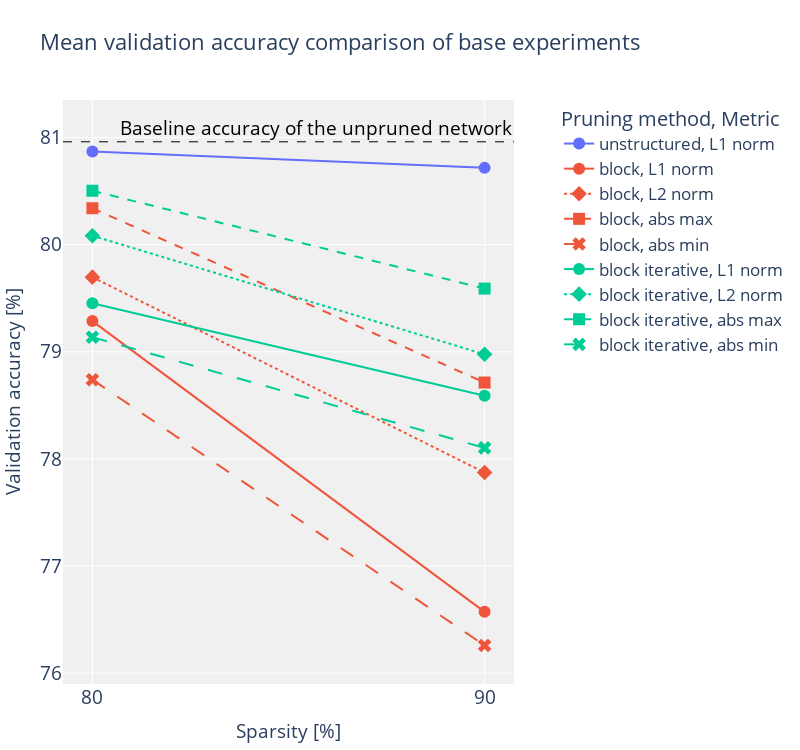

Source (notebook cell):
### Code cell
create_plot(df, 'Mean validation accuracy comparison of base experiments').show()

### Figure 1 — Plotly figure (JSON) as saved in the notebook; plotly's stock layout.template omitted (floating-point values rounded to 4 significant figures)
{"data": [{"hovertemplate": "pruning_method=unstructured<br>metric=L1 norm<br>Sparsity [%]=%{x}<br>Validation accuracy [%]=%{y}<extra></extra>", "legendgroup": "unstructured, L1 norm", "line": {"color": "#636efa", "dash": "solid"}, "marker": {"size": 12, "symbol": "circle"}, "mode": "lines+markers", "name": "unstructured, L1 norm", "orientation": "v", "showlegend": true, "type": "scatter", "x": [80, 90], "xaxis": "x", "y": [80.87, 80.72], "yaxis": "y"}, {"hovertemplate": "pruning_method=block<br>metric=L1 norm<br>Sparsity [%]=%{x}<br>Validation accuracy [%]=%{y}<extra></extra>", "legendgroup": "block, L1 norm", "line": {"color": "#EF553B", "dash": "solid"}, "marker": {"size": 12, "symbol": "circle"}, "mode": "lines+markers", "name": "block, L1 norm", "orientation": "v", "showlegend": true, "type": "scatter", "x": [80, 90], "xaxis": "x", "y": [79.29, 76.57], "yaxis": "y"}, {"hovertemplate": "pruning_method=block<br>metric=L2 norm<br>Sparsity [%]=%{x}<br>Validation accuracy [%]=%{y}<extra></extra>", "legendgroup": "block, L2 norm", "line": {"color": "#EF553B", "dash": "dot"}, "marker": {"size": 12, "symbol": "diamond"}, "mode": "lines+markers", "name": "block, L2 norm", "orientation": "v", "showlegend": true, "type": "scatter", "x": [80, 90], "xaxis": "x", "y": [79.7, 77.87], "yaxis": "y"}, {"hovertemplate": "pruning_method=block<br>metric=abs max<br>Sparsity [%]=%{x}<br>Validation accuracy [%]=%{y}<extra></extra>", "legendgroup": "block, abs max", "line": {"color": "#EF553B", "dash": "dash"}, "marker": {"size": 12, "symbol": "square"}, "mode": "lines+markers", "name": "block, abs max", "orientation": "v", "showlegend": true, "type": "scatter", "x": [80, 90], "xaxis": "x", "y": [80.34, 78.71], "yaxis": "y"}, {"hovertemplate": "pruning_method=block<br>metric=abs min<br>Sparsity [%]=%{x}<br>Validation accuracy [%]=%{y}<extra></extra>", "legendgroup": "block, abs min", "line": {"color": "#EF553B", "dash": "longdash"}, "marker": {"size": 12, "symbol": "x"}, "mode": "lines+markers", "name": "block, abs min", "orientation": "v", "showlegend": true, "type": "scatter", "x": [80, 90], "xaxis": "x", "y": [78.74, 76.26], "yaxis": "y"}, {"hovertemplate": "pruning_method=block iterative<br>metric=L1 norm<br>Sparsity [%]=%{x}<br>Validation accuracy [%]=%{y}<extra></extra>", "legendgroup": "block iterative, L1 norm", "line": {"color": "#00cc96", "dash": "solid"}, "marker": {"size": 12, "symbol": "circle"}, "mode": "lines+markers", "name": "block iterative, L1 norm", "orientation": "v", "showlegend": true, "type": "scatter", "x": [80, 90], "xaxis": "x", "y": [79.45, 78.59], "yaxis": "y"}, {"hovertemplate": "pruning_method=block iterative<br>metric=L2 norm<br>Sparsity [%]=%{x}<br>Validation accuracy [%]=%{y}<extra></extra>", "legendgroup": "block iterative, L2 norm", "line": {"color": "#00cc96", "dash": "dot"}, "marker": {"size": 12, "symbol": "diamond"}, "mode": "lines+markers", "name": "block iterative, L2 norm", "orientation": "v", "showlegend": true, "type": "scatter", "x": [80, 90], "xaxis": "x", "y": [80.08, 78.98], "yaxis": "y"}, {"hovertemplate": "pruning_method=block iterative<br>metric=abs max<br>Sparsity [%]=%{x}<br>Validation accuracy [%]=%{y}<extra></extra>", "legendgroup": "block iterative, abs max", "line": {"color": "#00cc96", "dash": "dash"}, "marker": {"size": 12, "symbol": "square"}, "mode": "lines+markers", "name": "block iterative, abs max", "orientation": "v", "showlegend": true, "type": "scatter", "x": [80, 90], "xaxis": "x", "y": [80.5, 79.59], "yaxis": "y"}, {"hovertemplate": "pruning_method=block iterative<br>metric=abs min<br>Sparsity [%]=%{x}<br>Validation accuracy [%]=%{y}<extra></extra>", "legendgroup": "block iterative, abs min", "line": {"color": "#00cc96", "dash": "longdash"}, "marker": {"size": 12, "symbol": "x"}, "mode": "lines+markers", "name": "block iterative, abs min", "orientation": "v", "showlegend": true, "type": "scatter", "x": [80, 90], "xaxis": "x", "y": [79.14, 78.1], "yaxis": "y"}], "layout": {"annotations": [{"font": {"color": "black"}, "showarrow": false, "text": "Baseline accuracy of the unpruned network", "x": 1, "xanchor": "right", "xref": "paper", "y": 81.09}], "font": {"size": 19}, "height": 750, "legend": {"font": {"size": 17}, "title": {"text": "Pruning method, Metric"}, "tracegroupgap": 0, "x": 1.1, "y": 1}, "margin": {"b": 50, "l": 50, "r": 50, "t": 100}, "paper_bgcolor": "rgba(255, 255, 255, 1)", "plot_bgcolor": "rgba(240, 240, 240, 1)", "shapes": [{"line": {"color": "black", "dash": "dash", "width": 1}, "type": "line", "x0": 79.25, "x1": 90.75, "xref": "x", "y0": 80.96, "y1": 80.96, "yref": "y"}], "title": {"font": {"size": 22}, "text": "Mean validation accuracy comparison of base experiments"}, "width": 800, "xaxis": {"anchor": "y", "domain": [0, 1], "range": [79.25, 90.75], "ticktext": ["80", "90"], "tickvals": [80, 90], "title": {"font": {"size": 19}, "text": "Sparsity [%]"}}, "yaxis": {"anchor": "x", "domain": [0, 1], "range": [75.9, 81.35], "title": {"font": {"size": 19}, "text": "Validation accuracy [%]"}}}}
